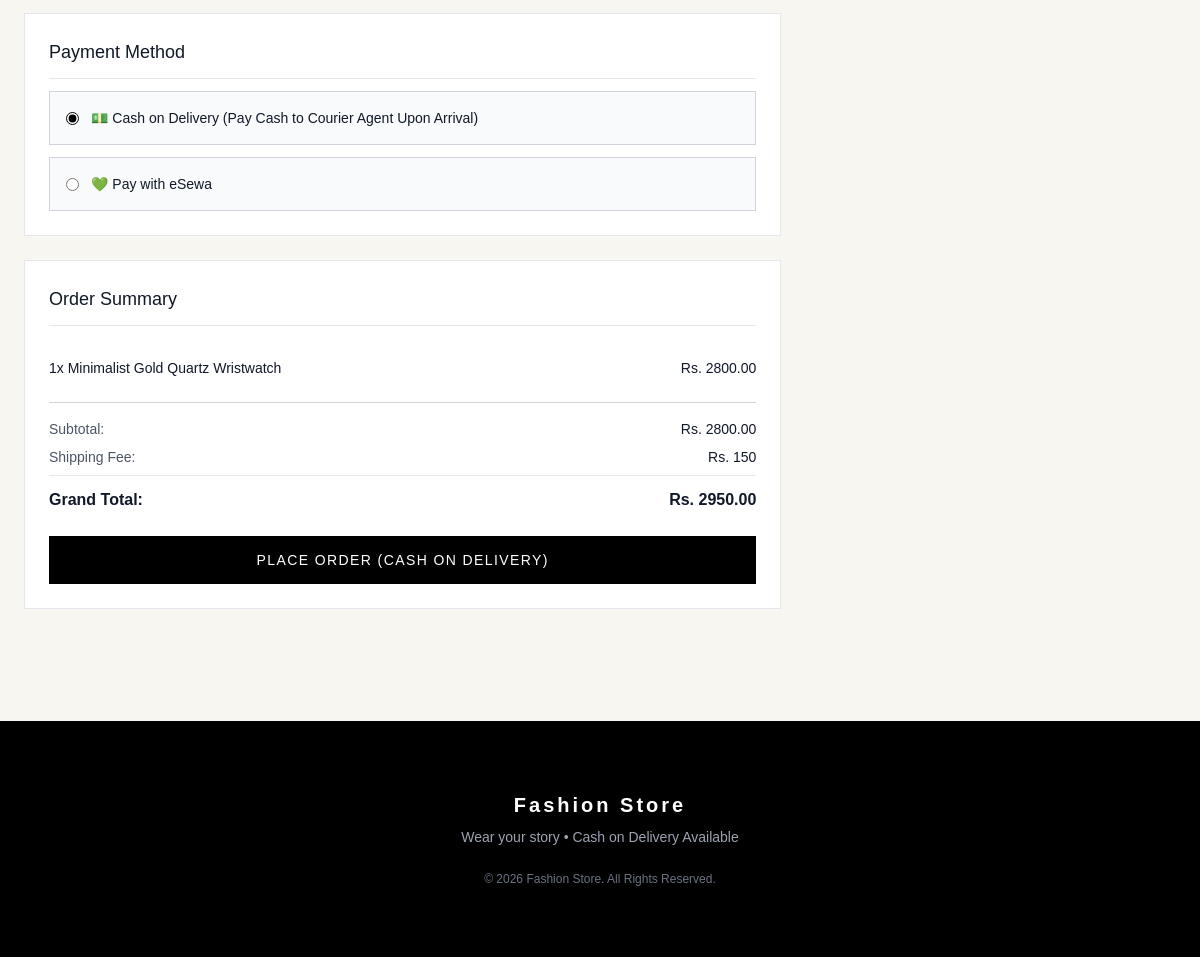
/orders/checkout/ (signed in, lower part), run on an earlier commit of the app's database.
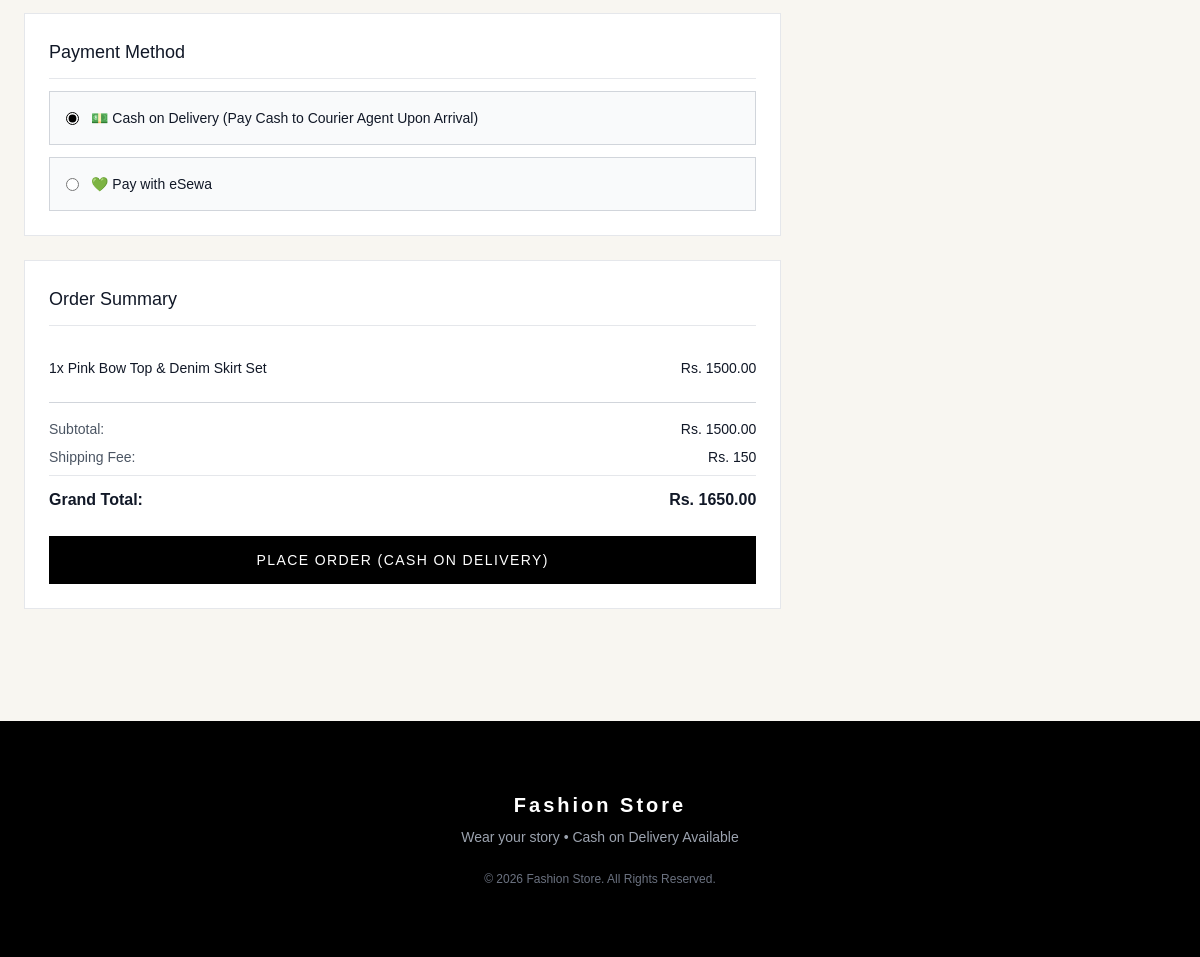
And on a later commit of the database.
### cart/models.py (models this page shows, shortened)
class CartItem(models.Model):
    cart = models.ForeignKey(
        Cart,
        on_delete=models.CASCADE,
        related_name="items"
    )
    product = models.ForeignKey(
        Product,
        on_delete=models.CASCADE
    )
    quantity = models.PositiveIntegerField(
        default=1
    )
    @property
    def subtotal(self):
        return self.product.price * self.quantity

### products/models.py (models this page shows, shortened)
class Product(models.Model):
    category = models.ForeignKey(
        Category,
        on_delete=models.CASCADE,
        related_name="products"
    )
    name = models.CharField(
        max_length=200
    )
    slug = models.SlugField(
        unique=True
    )
    description = models.TextField()
    price = models.DecimalField(
        max_digits=10,
        decimal_places=2
    )
    image = models.ImageField(
        upload_to="products/"
    )
    stock = models.PositiveIntegerField(
        default=0
    )
    is_available = models.BooleanField(
        default=True
    )
    created_at = models.DateTimeField(
        auto_now_add=True
    )
    class Meta:
        ordering = ["-created_at"]
        verbose_name = "Product"
        verbose_name_plural = "Products"

### orders/views.py (the view, shortened to what this page needs)
@login_required
def checkout(request):
    cart = Cart.objects.filter(
        user=request.user
    ).first()
    if not cart or not cart.items.exists():
        messages.warning(
            request,
            "Your cart is empty. Please add products before checkout."
        )
        return redirect("cart:cart")
    cart_items = cart.items.all()
    total_amount = sum(
        item.subtotal
        for item in cart_items
    )
    shipping_fee = (
        0
        if total_amount >= 3000
        else 150
    )
    grand_total = (
        total_amount + shipping_fee
    )
    return render(
        request,
        "orders/checkout.html",
        {
            "cart_items": cart_items,
            "total_amount": total_amount,
            "shipping_fee": shipping_fee,
            "grand_total": grand_total,
        }
    )

### cart/context_processors.py (called while the page is built)
def cart_context(request):
    cart_item_count = 0
    if request.user.is_authenticated:
        cart = Cart.objects.filter(user=request.user).first()
        if cart:
            cart_item_count = sum(item.quantity for item in cart.items.all())
    return {
        'cart_item_count': cart_item_count,
    }

### templates/orders/checkout.html (shortened to what this page needs)
{% extends 'base.html' %}
{% load static %}
{% block content %}
<div class="max-w-7xl mx-auto px-6 py-12">
    <form action="{% url 'orders:checkout' %}" method="POST" class="grid grid-cols-1 lg:grid-cols-3 gap-8">
        <div class="lg:col-span-2 space-y-6">
<div class="bg-white border border-gray-200 p-6 space-y-3">
    <h2 class="text-lg font-medium border-b border-gray-200 pb-3">
        Payment Method
    </h2>
    <div class="p-4 bg-gray-50 border border-gray-300 flex items-center gap-3">
        <input
        type="radio"
        name="payment_method"
        value="COD"
        checked
        id="cod_input"
        class="accent-black">
        <label for="cod_input" class="text-sm font-medium cursor-pointer">
            💵 Cash on Delivery
            (Pay Cash to Courier Agent Upon Arrival)
        </label>
    </div>
            <div class="p-4 bg-gray-50 border border-gray-300 flex items-center gap-3">
                <input
                type="radio"
                name="payment_method"
                value="ESEWA"
                id="esewa_input"
                class="accent-black">
                <label for="esewa_input" class="text-sm font-medium cursor-pointer">
                    💚 Pay with eSewa
                </label>
        </div>
        </div>
        <div class="bg-white border border-gray-200 p-6 h-fit space-y-6">
            <h2 class="text-lg font-medium border-b border-gray-200 pb-3">Order Summary</h2>
            <div class="space-y-3 max-h-60 overflow-y-auto text-sm divide-y divide-gray-100">
                {% for item in cart_items %}
                    <div class="flex justify-between pt-2">
                        <span>{{ item.quantity }}x {{ item.product.name }}</span>
                        <span class="font-medium">Rs. {{ item.subtotal }}</span>
                    </div>
                {% endfor %}
            </div>
            <div class="border-t border-gray-300 pt-4 space-y-2 text-sm">
                <div class="flex justify-between">
                    <span class="text-gray-600">Subtotal:</span>
                    <span class="font-medium">Rs. {{ total_amount }}</span>
                </div>
                <div class="flex justify-between">
                    <span class="text-gray-600">Shipping Fee:</span>
                    <span class="font-medium">{% if shipping_fee == 0 %}FREE{% else %}Rs. {{ shipping_fee }}{% endif %}</span>
                </div>
                <div class="flex justify-between text-base font-bold border-t border-gray-200 pt-3">
                    <span>Grand Total:</span>
                    <span>Rs. {{ grand_total }}</span>
                </div>
            </div>
            <button type="submit" class="w-full bg-black text-white text-center py-3.5 uppercase tracking-widest text-sm font-medium hover:bg-[#9b5b3e] transition">
                Place Order (Cash on Delivery)
            </button>
        </div>
    </form>
</div>
{% endblock %}

What changed in the data, as far as the page shows it:
removed CartItem: quantity "1", product.name "Minimalist Gold Quartz Wristwatch", subtotal "2800.00"
added CartItem: quantity "1", product.name "Pink Bow Top & Denim Skirt Set", subtotal "1500.00"
Also different on the page:
{{ total_amount }}: "2800.00" → "1500.00"
{{ grand_total }}: "2950.00" → "1650.00"
